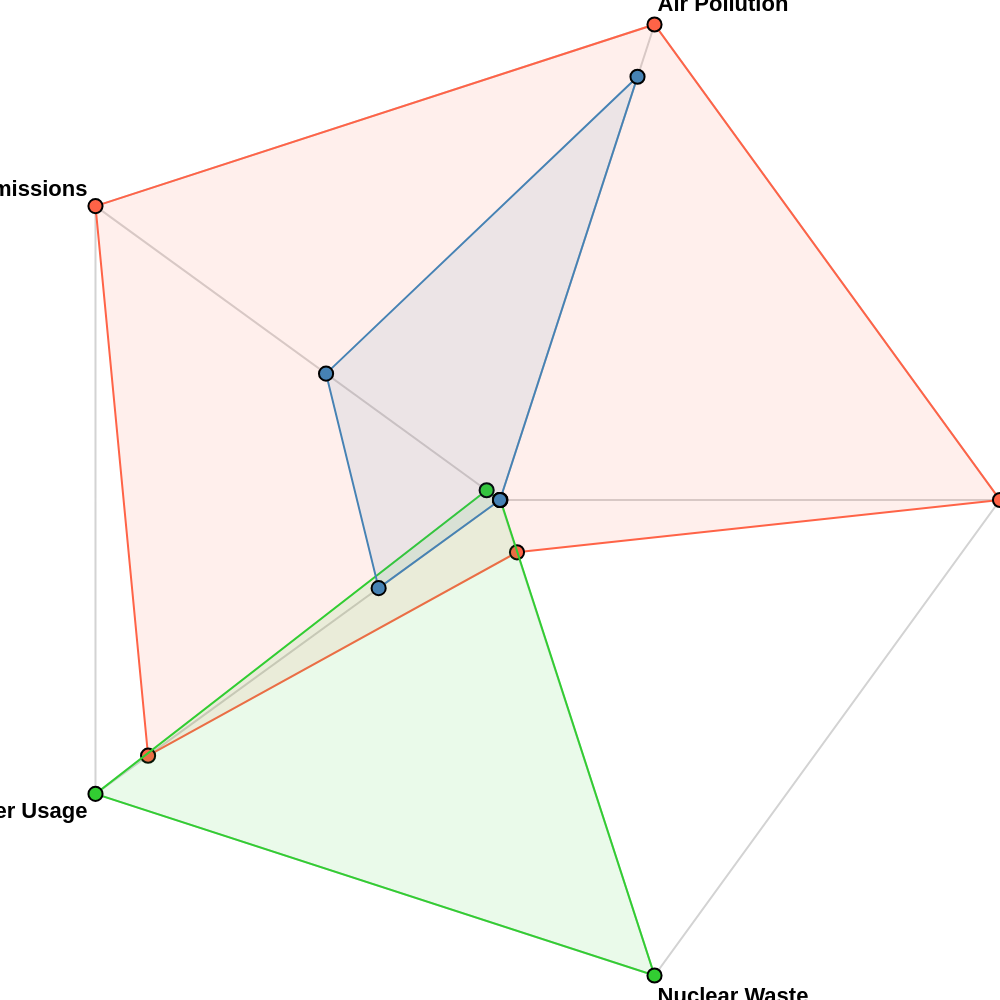

Express this chart as Vega-Lite.
### Vega specification from a JSON file in a GitHub repository (floating-point values rounded to 4 significant figures)
{"$schema": "https://vega.github.io/schema/vega/v5.json", "description": "A radar chart example, showing multiple dimensions in a radial layout.", "width": 500, "height": 500, "title": {"text": "Environmental Impact of Energy Sources", "fontSize": 18, "fontWeight": "bold", "anchor": "middle"}, "padding": 525, "autosize": {"type": "none", "contains": "padding"}, "signals": [{"name": "radius", "update": "width / 2"}], "data": [{"name": "table", "values": [{"key": "Greenhouse Gas Emissions", "value": 1, "category": "Coal", "trueValue": 1050}, {"key": "Air Pollution", "value": 1, "category": "Coal", "trueValue": 5.08}, {"key": "Waste", "value": 1, "category": "Coal", "trueValue": 34.25}, {"key": "Nuclear Waste", "value": 0.11, "category": "Coal", "trueValue": 4.6}, {"key": "Water Usage", "value": 0.87, "category": "Coal", "trueValue": 2.6}, {"key": "Greenhouse Gas Emissions", "value": 0.033, "category": "Nuclear", "trueValue": 35}, {"key": "Air Pollution", "value": 0, "category": "Nuclear", "trueValue": 0}, {"key": "Waste", "value": 0.0009, "category": "Nuclear", "trueValue": 0.03}, {"key": "Nuclear Waste", "value": 1, "category": "Nuclear", "trueValue": "42"}, {"key": "Water Usage", "value": 1, "category": "Nuclear", "trueValue": "3"}, {"key": "Greenhouse Gas Emissions", "value": 0.43, "category": "Natural Gas", "trueValue": 450}, {"key": "Air Pollution", "value": 0.89, "category": "Natural Gas", "trueValue": 4.55}, {"key": "Waste", "value": 0, "category": "Natural Gas", "trueValue": 0}, {"key": "Nuclear Waste", "value": 0, "category": "Natural Gas", "trueValue": 0}, {"key": "Water Usage", "value": 0.3, "category": "Natural Gas", "trueValue": 0.9}]}, {"name": "keys", "source": "table", "transform": [{"type": "aggregate", "groupby": ["key"]}]}], "scales": [{"name": "angular", "type": "point", "range": {"signal": "[-PI, PI]"}, "padding": 0.5, "domain": {"data": "table", "field": "key"}}, {"name": "radial", "type": "linear", "range": {"signal": "[0, radius]"}, "zero": true, "nice": false, "domain": {"data": "table", "field": "value"}, "domainMin": 0}, {"name": "color", "type": "ordinal", "domain": {"data": "table", "field": "category"}, "range": ["#ff6347", "#32cd32", "#4682b4"]}], "legends": [{"fill": "color", "title": "Energy Source", "orient": "right", "padding": 10, "legendX": 300, "legendY": 350}], "encode": {"enter": {"x": {"signal": "radius"}, "y": {"signal": "radius"}}}, "marks": [{"type": "group", "name": "categories", "zindex": 1, "from": {"facet": {"data": "table", "name": "facet", "groupby": ["category"]}}, "marks": [{"type": "line", "name": "category-line", "from": {"data": "facet"}, "encode": {"enter": {"interpolate": {"value": "linear-closed"}, "x": {"signal": "scale('radial', datum.value) * cos(scale('angular', datum.key))"}, "y": {"signal": "scale('radial', datum.value) * sin(scale('angular', datum.key))"}, "stroke": {"scale": "color", "field": "category"}, "strokeWidth": {"value": 1}, "fill": {"scale": "color", "field": "category"}, "fillOpacity": {"value": 0.1}}}}, {"type": "symbol", "name": "category-point", "from": {"data": "facet"}, "encode": {"enter": {"x": {"signal": "scale('radial', datum.value) * cos(scale('angular', datum.key))"}, "y": {"signal": "scale('radial', datum.value) * sin(scale('angular', datum.key))"}, "size": {"value": 50}, "fill": {"scale": "color", "field": "category"}, "stroke": {"value": "black"}, "tooltip": {"signal": "{'Category': datum.category, 'Metric': datum.key, 'Weight (g)': datum.trueValue}"}}}}]}, {"type": "rule", "name": "radial-grid", "from": {"data": "keys"}, "zindex": 0, "encode": {"enter": {"x": {"value": 0}, "y": {"value": 0}, "x2": {"signal": "radius * cos(scale('angular', datum.key))"}, "y2": {"signal": "radius * sin(scale('angular', datum.key))"}, "stroke": {"value": "lightgray"}, "strokeWidth": {"value": 1}}}}, {"type": "text", "name": "key-label", "from": {"data": "keys"}, "zindex": 1, "encode": {"enter": {"x": {"signal": "(radius + 5) * cos(scale('angular', datum.key))"}, "y": {"signal": "(radius + 5) * sin(scale('angular', datum.key))"}, "text": {"field": "key"}, "align": [{"test": "abs(scale('angular', datum.key)) > PI / 2", "value": "right"}, {"value": "left"}], "baseline": [{"test": "scale('angular', datum.key) > 0", "value": "top"}, {"test": "scale('angular', datum.key) == 0", "value": "middle"}, {"value": "bottom"}], "fill": {"value": "black"}, "fontWeight": {"value": "bold"}}}}, {"type": "line", "name": "outer-line", "from": {"data": "radial-grid"}, "encode": {"enter": {"interpolate": {"value": "linear-closed"}, "x": {"field": "x2"}, "y": {"field": "y2"}, "stroke": {"value": "lightgray"}, "strokeWidth": {"value": 1}}}}], "config": {}}
